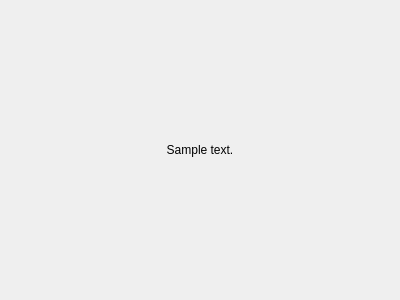
<?xml version="1.0" encoding="UTF-8"?>
<ui version="4.0">
 <class>QVErrorWidget</class>
 <widget class="QWidget" name="QVErrorWidget">
  <property name="geometry">
   <rect>
    <x>0</x>
    <y>0</y>
    <width>400</width>
    <height>300</height>
   </rect>
  </property>
  <property name="sizePolicy">
   <sizepolicy hsizetype="Expanding" vsizetype="Expanding">
    <horstretch>0</horstretch>
    <verstretch>0</verstretch>
   </sizepolicy>
  </property>
  <property name="windowTitle">
   <string>Form</string>
  </property>
  <layout class="QVBoxLayout" name="verticalLayout">
   <item>
    <widget class="QScrollArea" name="scrollArea">
     <property name="frameShape">
      <enum>QFrame::NoFrame</enum>
     </property>
     <property name="verticalScrollBarPolicy">
      <enum>Qt::ScrollBarAlwaysOff</enum>
     </property>
     <property name="horizontalScrollBarPolicy">
      <enum>Qt::ScrollBarAlwaysOff</enum>
     </property>
     <property name="widgetResizable">
      <bool>true</bool>
     </property>
     <property name="alignment">
      <set>Qt::AlignCenter</set>
     </property>
     <widget class="QLabel" name="errorMessageLabel">
      <property name="geometry">
       <rect>
        <x>0</x>
        <y>0</y>
        <width>378</width>
        <height>278</height>
       </rect>
      </property>
      <property name="sizePolicy">
       <sizepolicy hsizetype="Expanding" vsizetype="Expanding">
        <horstretch>0</horstretch>
        <verstretch>0</verstretch>
       </sizepolicy>
      </property>
      <property name="text">
       <string>Sample text.</string>
      </property>
      <property name="alignment">
       <set>Qt::AlignCenter</set>
      </property>
     </widget>
    </widget>
   </item>
  </layout>
 </widget>
 <resources/>
 <connections/>
</ui>
